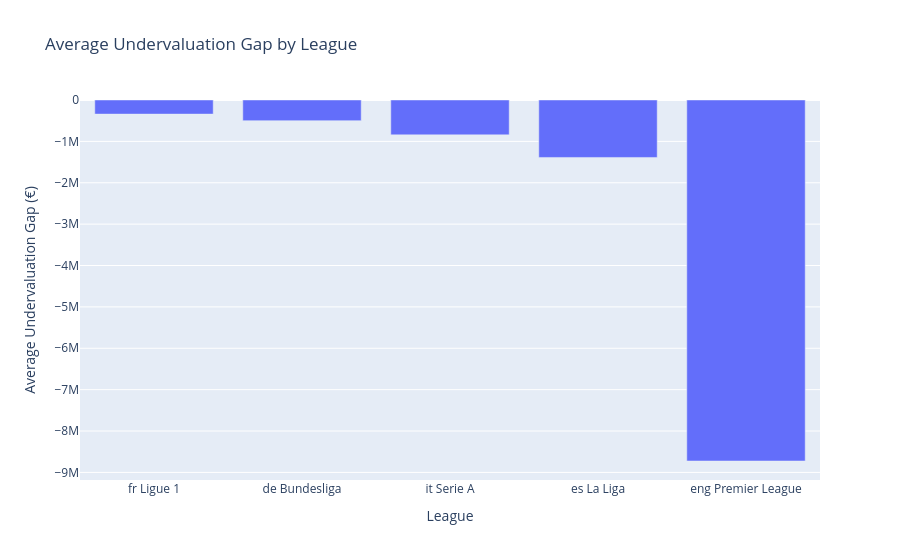

Notebook code for this chart:
### Code cell
# Visual 7 — League Breakdown

df_filtered = df_filtered.copy()

# Find league dummy columns created from one-hot encoding
league_cols = [col for col in df_filtered.columns if col.startswith("Comp_")]

if len(league_cols) > 0:

    # Convert dummy columns to numeric to avoid bool/string comparison errors
    df_filtered[league_cols] = df_filtered[league_cols].apply(
        pd.to_numeric,
        errors="coerce"
    ).fillna(0)

    # Recreate league name from one-hot encoded columns
    df_filtered["League"] = df_filtered[league_cols].idxmax(axis=1)
    df_filtered["League"] = df_filtered["League"].str.replace("Comp_", "", regex=False)

    # Summarise by league
    league_summary = (
        df_filtered
        .groupby("League")
        .agg(
            avg_actual_value=("actual_value", "mean"),
            avg_predicted_value=("predicted_value", "mean"),
            avg_undervaluation_gap=("undervaluation_gap", "mean"),
            player_count=("Player", "count")
        )
        .reset_index()
        .sort_values("avg_undervaluation_gap", ascending=False)
    )

    display(league_summary)

    # Plot league comparison
    fig = px.bar(
        league_summary,
        x="League",
        y="avg_undervaluation_gap",
        hover_data=[
            "avg_actual_value",
            "avg_predicted_value",
            "player_count"
        ],
        title="Average Undervaluation Gap by League",
        labels={
            "League": "League",
            "avg_undervaluation_gap": "Average Undervaluation Gap (€)"
        }
    )

    fig.show()

else:
    print("No league dummy columns found.")

### Figure 1 — Plotly figure (JSON) as saved in the notebook; plotly's stock layout.template omitted (floating-point values rounded to 4 significant figures)
{"data": [{"customdata": [[12580000.0, 12240000.0, 297.0], [13860000.0, 13370000.0, 298.0], [12960000.0, 12120000.0, 359.0], [14770000.0, 13380000.0, 336.0], [30270000.0, 21550000.0, 355.0]], "hovertemplate": "League=%{x}<br>Average Undervaluation Gap (€)=%{y}<br>avg_actual_value=%{customdata[0]}<br>avg_predicted_value=%{customdata[1]}<br>player_count=%{customdata[2]}<extra></extra>", "legendgroup": "", "marker": {"color": "#636efa", "pattern": {"shape": ""}}, "name": "", "orientation": "v", "showlegend": false, "textposition": "auto", "type": "bar", "x": ["fr Ligue 1", "de Bundesliga", "it Serie A", "es La Liga", "eng Premier League"], "xaxis": "x", "y": [-340600.0, -498900.0, -842500.0, -1389000.0, -8724000.0], "yaxis": "y"}], "layout": {"barmode": "relative", "legend": {"tracegroupgap": 0}, "title": {"text": "Average Undervaluation Gap by League"}, "xaxis": {"anchor": "y", "domain": [0, 1], "title": {"text": "League"}}, "yaxis": {"anchor": "x", "domain": [0, 1], "title": {"text": "Average Undervaluation Gap (€)"}}}}
